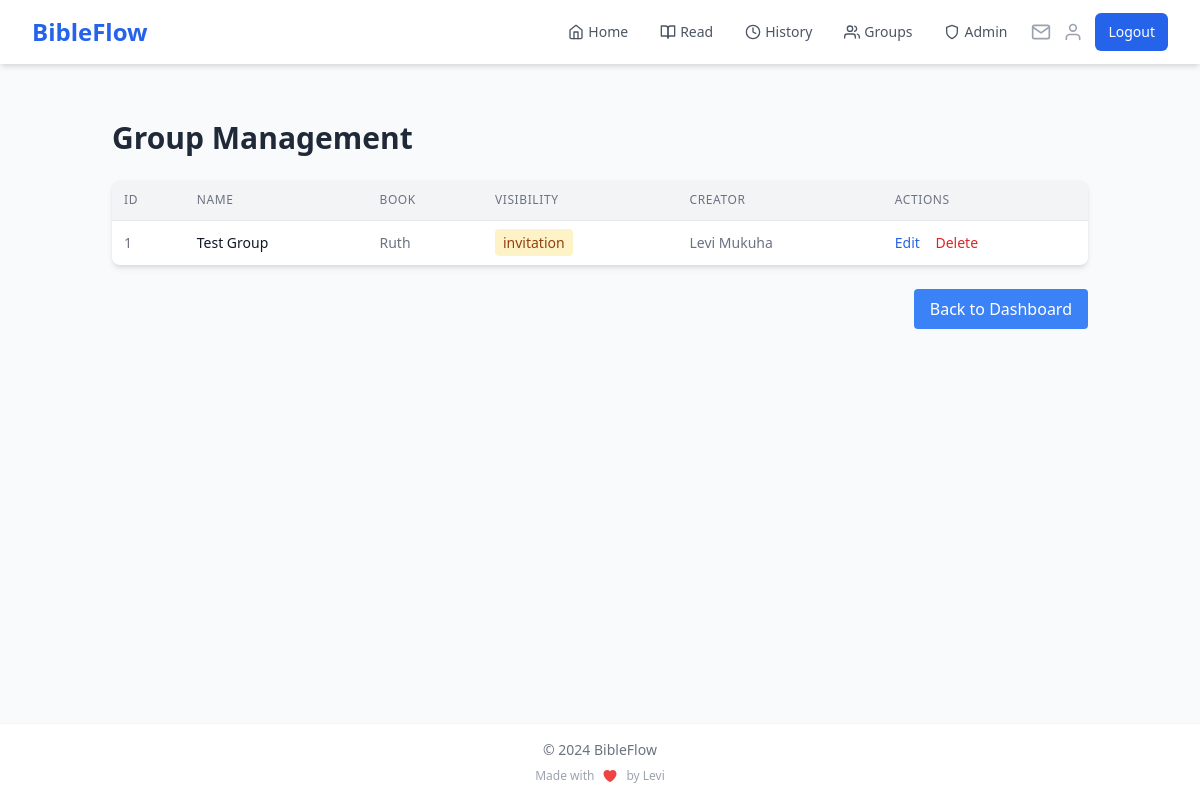
The page /admin/groups (signed in) on the database as committed earlier.
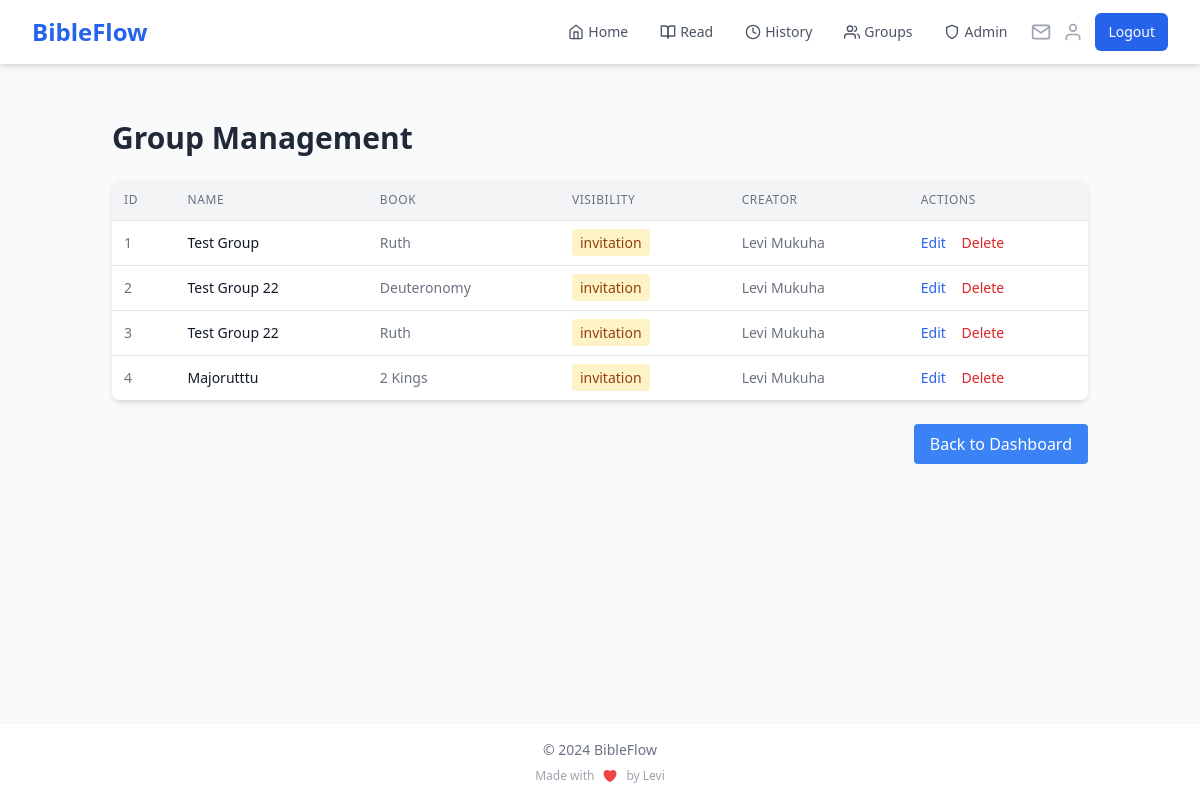
The same page on the database as committed later.
### app.py (models this page shows)
class ReadingGroup(db.Model):
    id = db.Column(db.Integer, primary_key=True)
    name = db.Column(db.String(100), nullable=False)
    description = db.Column(db.Text)
    created_at = db.Column(db.DateTime, default=datetime.utcnow)
    book = db.Column(db.String(50), nullable=False)
    current_chapter = db.Column(db.Integer, default=1)
    target_completion_date = db.Column(db.DateTime)
    creator_id = db.Column(db.Integer, db.ForeignKey('user.id'), nullable=False)
    visibility = db.Column(db.String(20), default='public')
    access_code = db.Column(db.String(20))
    members = db.relationship('GroupMember', backref='reading_group', lazy='joined')
    readings = db.relationship('GroupReading', backref='reading_group', lazy='dynamic')
    invitations = db.relationship('GroupInvitation', backref='reading_group', lazy='dynamic')

class User(UserMixin, db.Model):
    id = db.Column(db.Integer, primary_key=True)
    name = db.Column(db.String(100), nullable=False)
    email = db.Column(db.String(120), unique=True, nullable=False, index=True)
    password_hash = db.Column(db.String(200), nullable=False)
    streak = db.Column(db.Integer, default=0)
    last_read_date = db.Column(db.DateTime, index=True)
    readings = db.relationship('Reading', backref='user', lazy='dynamic')
    preferred_version = db.Column(db.String(10), default='KJV')
    created_groups = db.relationship('ReadingGroup', backref='creator', lazy='dynamic')
    group_memberships = db.relationship('GroupMember', backref='user', lazy='dynamic')

### app.py (the view)
@app.route('/admin/groups')
@login_required
@admin_required
def admin_groups():
    page = request.args.get('page', 1, type=int)
    per_page = 20
    groups = ReadingGroup.query.paginate(page=page, per_page=per_page, error_out=False)
    return render_template('admin/groups.html', groups=groups)

### app.py (called while the page is built)
@login_manager.user_loader
def load_user(user_id):
    if 'user_id' in session:
        return User.query.get(int(session['user_id']))
    return None

@app.context_processor
def inject_user_name():
    if current_user.is_authenticated:
        return dict(user_name=current_user.name)
    return dict(user_name='Guest')

@app.context_processor
def inject_invitation_count():
    if current_user.is_authenticated:
        invitation_count = GroupInvitation.query.filter(
            GroupInvitation.email == current_user.email,
            GroupInvitation.used == False,
            GroupInvitation.expires_at > datetime.utcnow()
        ).count()
        return dict(invitation_count=invitation_count)
    return dict(invitation_count=0)

def admin_required(f):
    @wraps(f)
    def decorated_function(*args, **kwargs):
        if not current_user.is_authenticated or current_user.email.lower() != 'mukuhalevi@gmail.com'.lower():
            flash('You do not have permission to access the admin panel.')
            return redirect(url_for('home'))
        return f(*args, **kwargs)
    return decorated_function

### templates/admin/groups.html (shortened to what this page needs)
{% extends "base.html" %}
{% block content %}
<div class="container mx-auto p-6">
    <h1 class="text-3xl font-bold mb-6 text-gray-800">Group Management</h1>
    <div class="bg-white shadow-md rounded-lg overflow-hidden">
        <table class="w-full">
            <thead class="bg-gray-100 border-b">
                <tr>
                    <th class="p-3 text-left text-xs font-medium text-gray-500 uppercase tracking-wider">ID</th>
                    <th class="p-3 text-left text-xs font-medium text-gray-500 uppercase tracking-wider">Name</th>
                    <th class="p-3 text-left text-xs font-medium text-gray-500 uppercase tracking-wider">Book</th>
                    <th class="p-3 text-left text-xs font-medium text-gray-500 uppercase tracking-wider">Visibility</th>
                    <th class="p-3 text-left text-xs font-medium text-gray-500 uppercase tracking-wider">Creator</th>
                    <th class="p-3 text-left text-xs font-medium text-gray-500 uppercase tracking-wider">Actions</th>
                </tr>
            </thead>
            <tbody class="divide-y divide-gray-200">
                {% for group in groups.items %}
                <tr class="hover:bg-gray-50">
                    <td class="p-3 whitespace-nowrap text-sm text-gray-500">{{ group.id }}</td>
                    <td class="p-3 whitespace-nowrap text-sm font-medium text-gray-900">{{ group.name }}</td>
                    <td class="p-3 whitespace-nowrap text-sm text-gray-500">{{ group.book }}</td>
                    <td class="p-3 whitespace-nowrap text-sm text-gray-500">
                        <span class="px-2 py-1 rounded
                            {% if group.visibility == 'public' %}bg-green-100 text-green-800
                            {% elif group.visibility == 'private' %}bg-red-100 text-red-800
                            {% else %}bg-yellow-100 text-yellow-800{% endif %}
                        ">
                            {{ group.visibility }}
                        </span>
                    </td>
                    <td class="p-3 whitespace-nowrap text-sm text-gray-500">{{ group.creator.name }}</td>
                    <td class="p-3 whitespace-nowrap text-sm font-medium">
                        <a href="{{ url_for('admin_edit_group', group_id=group.id) }}" class="text-blue-600 hover:text-blue-900 mr-3">Edit</a>
                        <form method="POST" action="{{ url_for('admin_delete_group', group_id=group.id) }}" class="inline">
                            <button type="submit" class="text-red-600 hover:text-red-900" onclick="return confirm('Are you sure?')">Delete</button>
                        </form>
                    </td>
                </tr>
                {% endfor %}
            </tbody>
        </table>
    </div>
    <div class="mt-6 flex items-center justify-between">
        <a href="{{ url_for('admin_dashboard') }}" class="px-4 py-2 bg-blue-500 text-white rounded hover:bg-blue-600">
            Back to Dashboard
        </a>
    </div>
</div>
{% endblock %}

Rows that differ between the two databases and show on the page:
added ReadingGroup: id "2", name "Test Group 22", book "Deuteronomy", visibility "invitation", creator.name "Levi Mukuha"
added ReadingGroup: id "3", name "Test Group 22", book "Ruth", visibility "invitation", creator.name "Levi Mukuha"
added ReadingGroup: id "4", name "Majorutttu", book "2 Kings", visibility "invitation", creator.name "Levi Mukuha"
